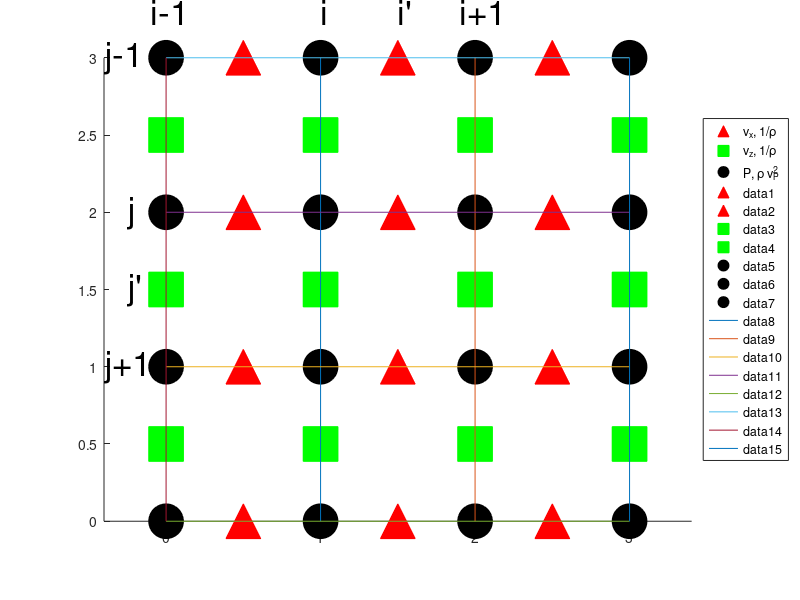
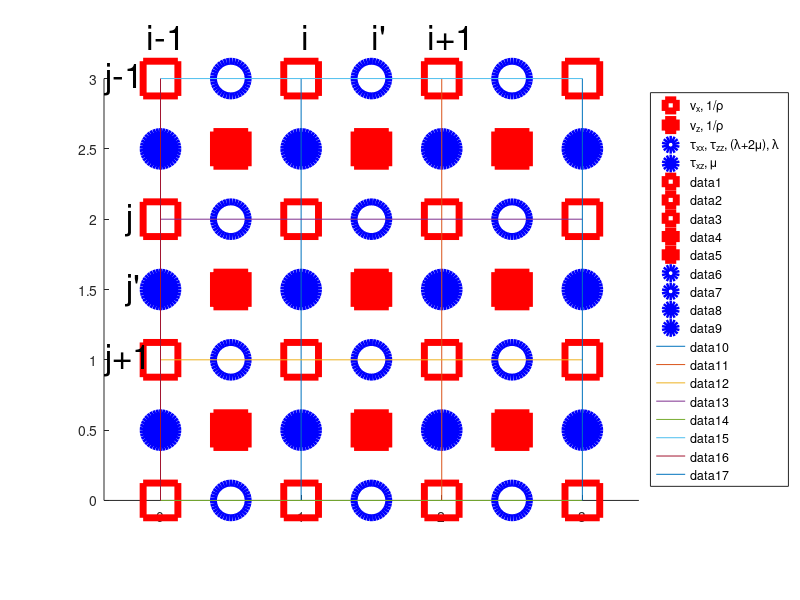

The MATLAB source for these figures, in order:
%% acoustic wave staggered grid

figure;
    axis equal;
    hold on;

    plot(0.5*ones(1,4),0:3,'r^','Markersize',25,'MarkerFacecolor','r');
    plot(0:3,2.5*ones(1,4),'gs','Markersize',25,'MarkerFacecolor','g');
    plot(0:3,3*ones(1,4),'ko','Markersize',25,'MarkerFacecolor','k');
    legend('v_x, 1/\rho','v_z, 1/\rho','P, \rho v_P^2','Location','EastOutside');
    plot(1.5*ones(1,4),0:3,'r^','Markersize',25,'MarkerFacecolor','r');
    plot(2.5*ones(1,4),0:3,'r^','Markersize',25,'MarkerFacecolor','r');
    plot(0:3,1.5*ones(1,4),'gs','Markersize',25,'MarkerFacecolor','g');
    plot(0:3,0.5*ones(1,4),'gs','Markersize',25,'MarkerFacecolor','g');
    plot(0:3,2*ones(1,4),'ko','Markersize',25,'MarkerFacecolor','k');
    plot(0:3,1*ones(1,4),'ko','Markersize',25,'MarkerFacecolor','k');
    plot(0:3,0*ones(1,4),'ko','Markersize',25,'MarkerFacecolor','k');

    plot([1 1],[0 3]);
    plot([2 2],[0 3]);
    plot([0 3],[1 1]);
    plot([0 3],[2 2]);
    plot([0 3],[0 0]);
    plot([0 3],[3 3]);
    plot([0 0],[0 3]);
    plot([3 3],[0 3]);

    text(-0.1,3.3,'i-1','Fontsize',25);
    text(1,3.3,'i','Fontsize',25);
    text(1.9,3.3,'i+1','Fontsize',25);
    text(-0.4,3,'j-1','Fontsize',25);
    text(-0.25,2,'j','Fontsize',25);
    text(-0.4,1,'j+1','Fontsize',25);
    text(1.5,3.3,'i''','Fontsize',25);
    text(-0.25,1.5,'j''','Fontsize',25);

    hold off;

%% elastic wave stagger grid

figure;
    axis equal;
    hold on;

    plot(0:3,3*ones(1,4),'rs','Markersize',25,'MarkerEdgecolor','r','LineWidth',5);
    plot(0.5:2.5,2.5*ones(1,3),'rs','Markersize',25,'MarkerFacecolor','r','LineWidth',5);
    plot(0.5*ones(1,4),0:3,'bo','Markersize',25,'MarkerEdgecolor','b','LineWidth',5);
    plot(0:3,2.5*ones(1,4),'bo','Markersize',25,'MarkerFacecolor','b','LineWidth',5);
    legend('v_x, 1/\rho','v_z, 1/\rho','\tau_{xx}, \tau_{zz}, (\lambda+2\mu), \lambda','\tau_{xz}, \mu','Location','EastOutside');
    plot(0:3,2*ones(1,4),'rs','Markersize',25,'MarkerEdgecolor','r','LineWidth',5);
    plot(0:3,1*ones(1,4),'rs','Markersize',25,'MarkerEdgecolor','r','LineWidth',5);
    plot(0:3,0*ones(1,4),'rs','Markersize',25,'MarkerEdgecolor','r','LineWidth',5);
    plot(0.5:2.5,1.5*ones(1,3),'rs','Markersize',25,'MarkerFacecolor','r','LineWidth',5);
    plot(0.5:2.5,0.5*ones(1,3),'rs','Markersize',25,'MarkerFacecolor','r','LineWidth',5);
    plot(1.5*ones(1,4),0:3,'bo','Markersize',25,'MarkerEdgecolor','b','LineWidth',5);
    plot(2.5*ones(1,4),0:3,'bo','Markersize',25,'MarkerEdgecolor','b','LineWidth',5);
    plot(0:3,1.5*ones(1,4),'bo','Markersize',25,'MarkerFacecolor','b','LineWidth',5);
    plot(0:3,0.5*ones(1,4),'bo','Markersize',25,'MarkerFacecolor','b','LineWidth',5);

    plot([1 1],[0 3]);
    plot([2 2],[0 3]);
    plot([0 3],[1 1]);
    plot([0 3],[2 2]);
    plot([0 3],[0 0]);
    plot([0 3],[3 3]);
    plot([0 0],[0 3]);
    plot([3 3],[0 3]);

    text(-0.1,3.3,'i-1','Fontsize',25);
    text(1,3.3,'i','Fontsize',25);
    text(1.9,3.3,'i+1','Fontsize',25);
    text(-0.4,3,'j-1','Fontsize',25);
    text(-0.25,2,'j','Fontsize',25);
    text(-0.4,1,'j+1','Fontsize',25);
    text(1.5,3.3,'i''','Fontsize',25);
    text(-0.25,1.5,'j''','Fontsize',25);

    hold off;
